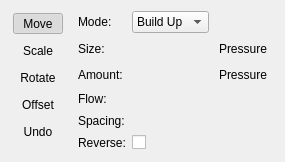
     <widget class="QWidget" name="liquifyTransformPage">
      <layout class="QVBoxLayout" name="verticalLayout_8">
       <item>
        <layout class="QHBoxLayout" name="horizontalLayout_11" stretch="0,0">
         <property name="spacing">
          <number>0</number>
         </property>
         <item>
          <widget class="QFrame" name="liquifyOptionsLayout">
           <property name="sizePolicy">
            <sizepolicy hsizetype="Fixed" vsizetype="Minimum">
             <horstretch>0</horstretch>
             <verstretch>0</verstretch>
            </sizepolicy>
           </property>
           <property name="whatsThis">
            <string>&lt;html&gt;&lt;head/&gt;&lt;body&gt;&lt;p&gt;&lt;br/&gt;&lt;/p&gt;&lt;/body&gt;&lt;/html&gt;</string>
           </property>
           <property name="frameShape">
            <enum>QFrame::NoFrame</enum>
           </property>
           <property name="frameShadow">
            <enum>QFrame::Plain</enum>
           </property>
           <property name="lineWidth">
            <number>0</number>
           </property>
           <layout class="QVBoxLayout" name="verticalLayout_9">
            <property name="leftMargin">
             <number>2</number>
            </property>
            <property name="topMargin">
             <number>2</number>
            </property>
            <property name="rightMargin">
             <number>15</number>
            </property>
            <item>
             <widget class="QToolButton" name="liquifyMove">
              <property name="sizePolicy">
               <sizepolicy hsizetype="Expanding" vsizetype="Fixed">
                <horstretch>0</horstretch>
                <verstretch>0</verstretch>
               </sizepolicy>
              </property>
              <property name="text">
               <string>Move</string>
              </property>
              <property name="checkable">
               <bool>true</bool>
              </property>
              <property name="checked">
               <bool>true</bool>
              </property>
              <property name="autoExclusive">
               <bool>true</bool>
              </property>
              <property name="autoRaise">
               <bool>true</bool>
              </property>
             </widget>
            </item>
            <item>
             <widget class="QToolButton" name="liquifyScale">
              <property name="sizePolicy">
               <sizepolicy hsizetype="Expanding" vsizetype="Fixed">
                <horstretch>0</horstretch>
                <verstretch>0</verstretch>
               </sizepolicy>
              </property>
              <property name="text">
               <string>Scale</string>
              </property>
              <property name="checkable">
               <bool>true</bool>
              </property>
              <property name="autoExclusive">
               <bool>true</bool>
              </property>
              <property name="autoRaise">
               <bool>true</bool>
              </property>
             </widget>
            </item>
            <item>
             <widget class="QToolButton" name="liquifyRotate">
              <property name="sizePolicy">
               <sizepolicy hsizetype="Expanding" vsizetype="Fixed">
                <horstretch>0</horstretch>
                <verstretch>0</verstretch>
               </sizepolicy>
              </property>
              <property name="text">
               <string>Rotate</string>
              </property>
              <property name="checkable">
               <bool>true</bool>
              </property>
              <property name="autoExclusive">
               <bool>true</bool>
              </property>
              <property name="autoRaise">
               <bool>true</bool>
              </property>
             </widget>
            </item>
            <item>
             <widget class="QToolButton" name="liquifyOffset">
              <property name="sizePolicy">
               <sizepolicy hsizetype="Expanding" vsizetype="Fixed">
                <horstretch>0</horstretch>
                <verstretch>0</verstretch>
               </sizepolicy>
              </property>
              <property name="text">
               <string>Offset</string>
              </property>
              <property name="checkable">
               <bool>true</bool>
              </property>
              <property name="autoExclusive">
               <bool>true</bool>
              </property>
              <property name="autoRaise">
               <bool>true</bool>
              </property>
             </widget>
            </item>
            <item>
             <widget class="QToolButton" name="liquifyUndo">
              <property name="sizePolicy">
               <sizepolicy hsizetype="Expanding" vsizetype="Fixed">
                <horstretch>0</horstretch>
                <verstretch>0</verstretch>
               </sizepolicy>
              </property>
              <property name="text">
               <string>Undo</string>
              </property>
              <property name="checkable">
               <bool>true</bool>
              </property>
              <property name="autoExclusive">
               <bool>true</bool>
              </property>
              <property name="autoRaise">
               <bool>true</bool>
              </property>
             </widget>
            </item>
           </layout>
          </widget>
         </item>
         <item>
          <layout class="QGridLayout" name="gridLayout_3">
           <property name="horizontalSpacing">
            <number>3</number>
           </property>
           <property name="verticalSpacing">
            <number>5</number>
           </property>
           <item row="5" column="0">
            <widget class="QLabel" name="label">
             <property name="sizePolicy">
              <sizepolicy hsizetype="Fixed" vsizetype="Preferred">
               <horstretch>0</horstretch>
               <verstretch>0</verstretch>
              </sizepolicy>
             </property>
             <property name="minimumSize">
              <size>
               <width>51</width>
               <height>0</height>
              </size>
             </property>
             <property name="text">
              <string>Reverse:</string>
             </property>
            </widget>
           </item>
           <item row="4" column="1">
            <widget class="KisDoubleSliderSpinBox" name="liquifySpacingSlider" native="true"/>
           </item>
           <item row="4" column="0">
            <widget class="QLabel" name="lblSpacing">
             <property name="sizePolicy">
              <sizepolicy hsizetype="Fixed" vsizetype="Preferred">
               <horstretch>0</horstretch>
               <verstretch>0</verstretch>
              </sizepolicy>
             </property>
             <property name="minimumSize">
              <size>
               <width>49</width>
               <height>0</height>
              </size>
             </property>
             <property name="text">
              <string>Spacing:</string>
             </property>
            </widget>
           </item>
           <item row="3" column="0">
            <widget class="QLabel" name="lblFlow">
             <property name="sizePolicy">
              <sizepolicy hsizetype="Fixed" vsizetype="Preferred">
               <horstretch>0</horstretch>
               <verstretch>0</verstretch>
              </sizepolicy>
             </property>
             <property name="minimumSize">
              <size>
               <width>32</width>
               <height>0</height>
              </size>
             </property>
             <property name="text">
              <string>Flow:</string>
             </property>
            </widget>
           </item>
           <item row="3" column="1">
            <widget class="KisDoubleSliderSpinBox" name="liquifyFlowSlider" native="true"/>
           </item>
           <item row="1" column="0">
            <widget class="QLabel" name="lblSize">
             <property name="sizePolicy">
              <sizepolicy hsizetype="Fixed" vsizetype="Preferred">
               <horstretch>0</horstretch>
               <verstretch>0</verstretch>
              </sizepolicy>
             </property>
             <property name="minimumSize">
              <size>
               <width>27</width>
               <height>0</height>
              </size>
             </property>
             <property name="text">
              <string>Size:</string>
             </property>
            </widget>
           </item>
           <item row="1" column="1">
            <widget class="KisDoubleSliderSpinBox" name="liquifySizeSlider" native="true"/>
           </item>
           <item row="2" column="0">
            <widget class="QLabel" name="lblAmount">
             <property name="sizePolicy">
              <sizepolicy hsizetype="Fixed" vsizetype="Preferred">
               <horstretch>0</horstretch>
               <verstretch>0</verstretch>
              </sizepolicy>
             </property>
             <property name="minimumSize">
              <size>
               <width>51</width>
               <height>0</height>
              </size>
             </property>
             <property name="text">
              <string comment="Amount of transformation">Amount:</string>
             </property>
            </widget>
           </item>
           <item row="2" column="1">
            <widget class="KisDoubleSliderSpinBox" name="liquifyAmountSlider" native="true"/>
           </item>
           <item row="0" column="0">
            <widget class="QLabel" name="label_2">
             <property name="sizePolicy">
              <sizepolicy hsizetype="Fixed" vsizetype="Preferred">
               <horstretch>0</horstretch>
               <verstretch>0</verstretch>
              </sizepolicy>
             </property>
             <property name="minimumSize">
              <size>
               <width>38</width>
               <height>0</height>
              </size>
             </property>
             <property name="text">
              <string>Mode:</string>
             </property>
            </widget>
           </item>
           <item row="0" column="1">
            <widget class="QComboBox" name="buildupModeComboBox">
             <property name="sizePolicy">
              <sizepolicy hsizetype="Expanding" vsizetype="Preferred">
               <horstretch>0</horstretch>
               <verstretch>0</verstretch>
              </sizepolicy>
             </property>
             <property name="currentIndex">
              <number>0</number>
             </property>
             <item>
              <property name="text">
               <string>Build Up</string>
              </property>
             </item>
             <item>
              <property name="text">
               <string>Wash</string>
              </property>
             </item>
            </widget>
           </item>
           <item row="5" column="1">
            <widget class="QCheckBox" name="liquifyReverseDirectionChk">
             <property name="enabled">
              <bool>true</bool>
             </property>
             <property name="sizePolicy">
              <sizepolicy hsizetype="Preferred" vsizetype="Preferred">
               <horstretch>0</horstretch>
               <verstretch>0</verstretch>
              </sizepolicy>
             </property>
             <property name="text">
              <string/>
             </property>
            </widget>
           </item>
           <item row="1" column="2">
            <widget class="QToolButton" name="liquifySizePressureBox">
             <property name="enabled">
              <bool>true</bool>
             </property>
             <property name="text">
              <string>Pressure</string>
             </property>
             <property name="checkable">
              <bool>true</bool>
             </property>
             <property name="autoExclusive">
              <bool>true</bool>
             </property>
             <property name="autoRaise">
              <bool>true</bool>
             </property>
            </widget>
           </item>
           <item row="2" column="2">
            <widget class="QToolButton" name="liquifyAmountPressureBox">
             <property name="text">
              <string>Pressure</string>
             </property>
             <property name="checkable">
              <bool>true</bool>
             </property>
             <property name="autoExclusive">
              <bool>true</bool>
             </property>
             <property name="autoRaise">
              <bool>true</bool>
             </property>
            </widget>
           </item>
          </layout>
         </item>
        </layout>
       </item>
       <item>
        <spacer name="verticalSpacer_5">
         <property name="orientation">
          <enum>Qt::Vertical</enum>
         </property>
         <property name="sizeHint" stdset="0">
          <size>
           <width>20</width>
           <height>0</height>
          </size>
         </property>
        </spacer>
       </item>
      </layout>
     </widget>
